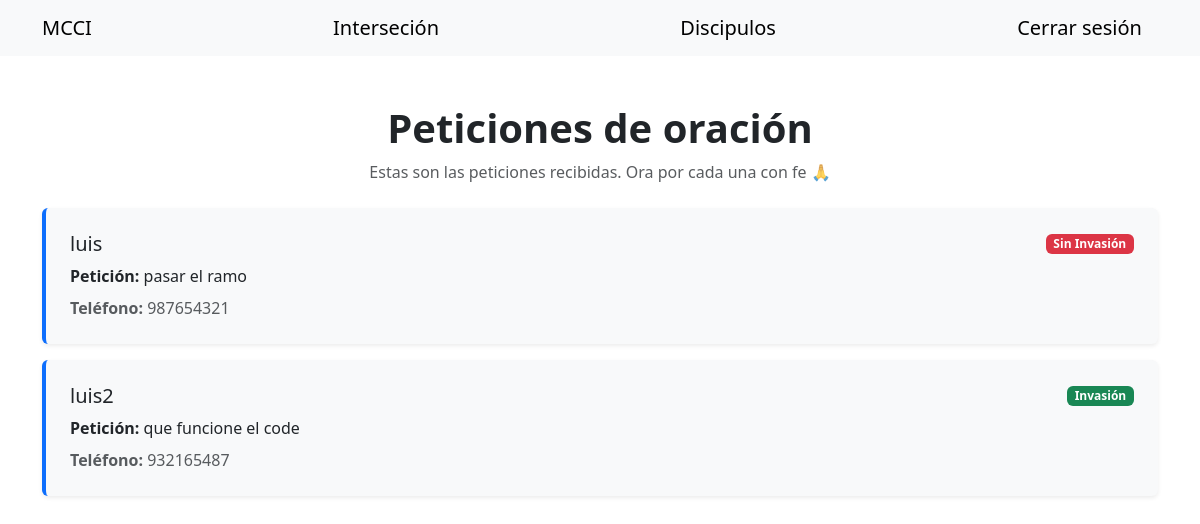
Screenshot of /intersecion (signed in) with the database file from the repository.
### app/models.py (models this page shows)
class Peticiones(db.Model):
    __tablename__ = 'peticiones'
    id = db.Column(db.Integer, primary_key=True)
    nombre = db.Column(db.String(100), nullable=False)
    telefono = db.Column(db.String(15), nullable=False)
    peticion = db.Column(db.String(500), nullable=False)
    invasion = db.Column(db.Integer, default=0)

### app/routes.py (the view)
@bp.route('/intersecion')
@login_required
def intersecion():
    peticiones = Peticiones.query.all()
    return render_template('intersecion.html', peticiones=peticiones)

### app/__init__.py (called while the page is built)
def create_app():
    app = Flask(__name__)
    app.config.from_object(Config)
    db.init_app(app)
    migrate.init_app(app, db)
    login_manager.init_app(app)
    login_manager.login_view = 'login'
    with app.app_context():
        from . import models
        @login_manager.user_loader
        def load_user(user_id):
            from .models import User
            return User.query.get(int(user_id))
    from .routes import bp
    app.register_blueprint(bp)
    return app

### app/templates/intersecion.html
{% extends "base.html" %}
{% set navbar=true %}
{% block content %}
<div class="container my-5">
    <div class="text-center mb-4">
        <h1 class="fw-bold">Peticiones de oración</h1>
        <p class="text-muted">Estas son las peticiones recibidas. Ora por cada una con fe 🙏</p>
    </div>
    <div class="row row-cols-1 g-3">
        {% for peticion in peticiones %}
        <div class="col">
            <div class="border-start border-4 border-primary bg-light rounded shadow-sm p-4">
                <div class="d-flex justify-content-between align-items-center mb-2">
                    <h5 class="mb-0">{{ peticion.nombre }}</h5>
                    {% if peticion.invasion == 1 %}
                        <span class="badge bg-success">Invasión</span>
                    {% else %}
                        <span class="badge bg-danger">Sin Invasión</span>
                    {% endif %}
                </div>
                <p class="mb-2"><strong>Petición:</strong> {{ peticion.peticion }}</p>
                <p class="mb-0 text-muted"><strong>Teléfono:</strong> {{ peticion.telefono }}</p>
            </div>
        </div>
        {% endfor %}
    </div>
</div>
{% endblock content %}

### rows the page displays
Peticiones: nombre "luis", invasion "Sin Invasión", peticion "pasar el ramo", telefono "987654321"
Peticiones: nombre "luis2", invasion "Invasión", peticion "que funcione el code", telefono "932165487"
